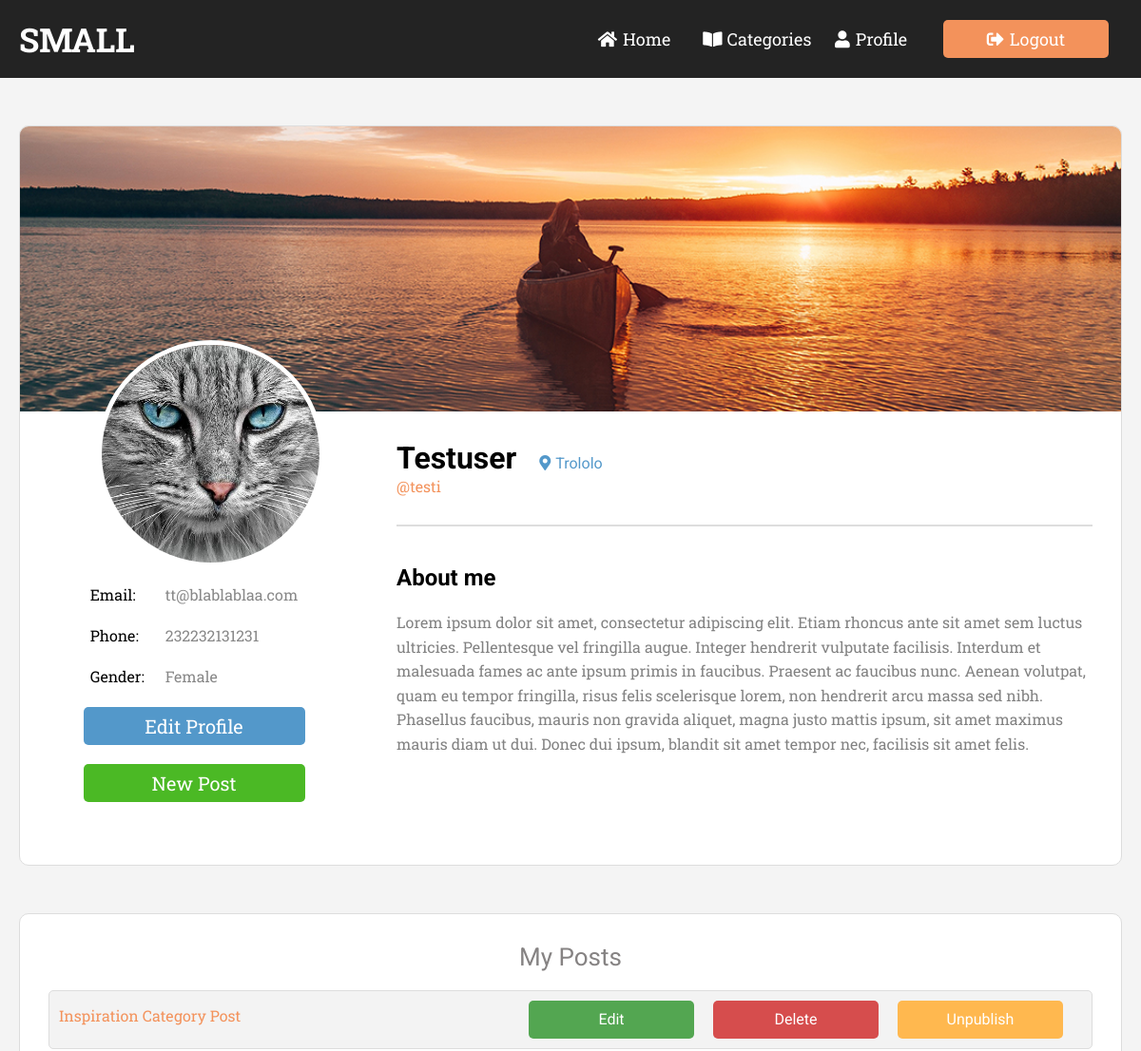
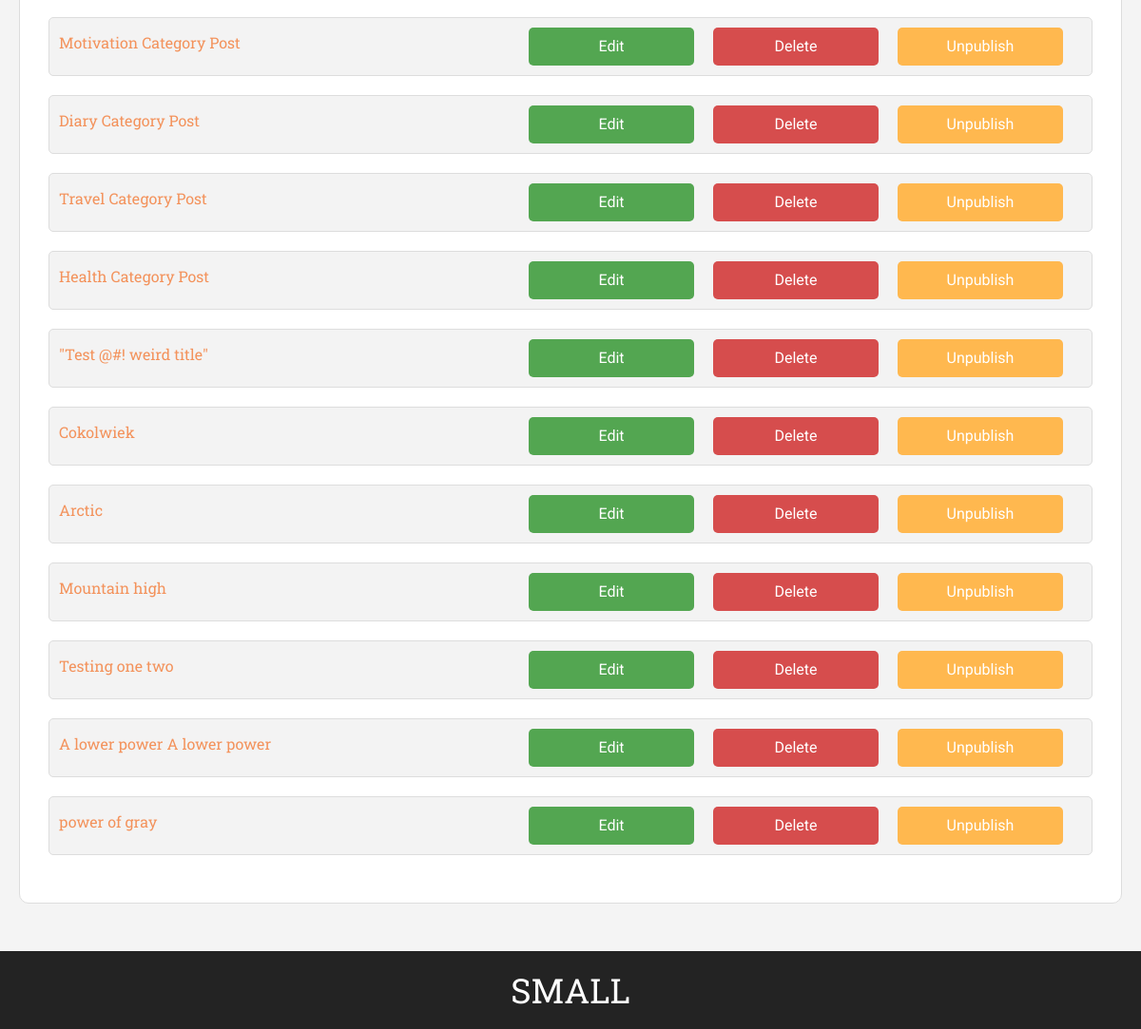
Page /profile.php (signed in) on the committed database (2 pictures, top to bottom).
### tables this page shows
CREATE TABLE `posts` (
  `id` int(11) NOT NULL,
  `user_id` int(11) DEFAULT NULL,
  `title` varchar(255) NOT NULL,
  `slug` varchar(255) NOT NULL,
  `views` int(11) NOT NULL DEFAULT '0',
  `image` varchar(255) NOT NULL DEFAULT 'defaultpostimg.png',
  `body` text NOT NULL,
  `published` tinyint(1) NOT NULL DEFAULT '0',
  `created_at` timestamp NOT NULL DEFAULT CURRENT_TIMESTAMP,
  `updated_at` timestamp NULL DEFAULT NULL ON UPDATE CURRENT_TIMESTAMP
);

### include/public_functions.php (called while the page is built, shortened)
<?php
function getPostListByLoggedUser(){
	global $conn;
	$id = $_SESSION['user']['id'];
	$sql = "SELECT * FROM posts WHERE user_id = $id";
	$posts = mysqli_query($conn, $sql);
	return $posts;
}
?>

### profile.php (the view, shortened to what this page needs)
 <?php  include('config.php'); ?>
 <?php require_once( ROOT_PATH . '/include/public_functions.php')?>
<?php include('include/header_section.php')?>
  </head>
  <body>
<?php include('include/navbar.php')?>
<?php $posts = getPostListByLoggedUser() ?>
    <main>
      <div class="container">
        <div class="profile-card">
          <div class="profilecard-bg"></div>
          <div class="profilecard-bottom">
            <div class="profilecard-bottom-left">
              <img src="<?php echo BASE_URL . '/static/profile_img/' . $_SESSION['user']['profile_pic']?>" alt="pf" />
              <table>
                <tbody>
                  <tr>
                    <td>Email:</td>
                    <td class="per-info"><?php echo $_SESSION['user']['email'] ?></td>
                  </tr>
                  <tr>
                    <td>Phone:</td>
                    <td class="per-info"><?php echo $_SESSION['user']['phone'] ?></td>
                  </tr>
                  <tr>
                    <td>Gender:</td>
                    <td class="per-info"><?php
                    if(isset($_SESSION['user']["gender"])){
                     echo $_SESSION['user']['gender'];
                    }else{
                      echo '<a class="add-info" href="editProfile.php">Add gender</a>';
                    }
                    ?></td>
                  </tr>
                </tbody>
              </table>
              <div class="left-btn">
                <a href="editProfile.php" class="btn edit">Edit Profile</a>
                <a href="createPost.php" class="btn new-post">New Post</a>
              </div>
            </div>
            <div class="profilecard-bottom-right">
              <h1 class="main-profile-name"><?php echo $_SESSION['user']['fname'] ?></h1>
              <span class="location"
                ><i class="fas fa-map-marker-alt"></i><?php
                    if(isset($_SESSION['user']["city"])){
                     echo $_SESSION['user']['city'];
                    }else{
                      echo '<a class="add-info" href="editProfile.php">Add city</a>';
                    }
                    ?></span
              >
              <h4 class="user-name">@<?php echo $_SESSION['user']['uname'] ?></h4>
              <hr />
              <h2 class="about-me-title">About me</h2>
              <p class="about-me">
                <?php
                    if(isset($_SESSION['user']["about"])){
                     echo $_SESSION['user']['about'];
                    }else{
                      echo '<a class="add-info" href="editProfile.php">Add about me</a>';
                    }
                    ?>
              </p>
            </div>
          </div>
        </div>
          <div class="my-posts">
          <h2>My Posts</h2>
            <ul class="buttons-list">
              <?php foreach($posts as $post) :?>
                    <li>
                      <div class="prof-article-name">
                        <a href='article.php?post-slug=<?php echo $post['slug']?>'><?php echo $post['title'] ?></a>
                     </div>
                      <div class="li-second">
                        <div class="buttons" >
                        <a href='<?php echo "createPost.php?slug=" . $post['slug'];?>' class='btn edit-btn'>Edit</a>
                      </div>
                      <div class="buttons" >
                        <a href="<?php echo "profile.php?delete=" . $post['id'] ?>"  class='btn delete-btn'>Delete</a>
                      </div>
                      <div class="buttons" >
                        <a href="<?php echo "profile.php?publish=" . $post['id'] ?>" class='btn publish-btn'>
                      <?php if($post['published']==='1'){
                          echo "Unpublish";
                        }elseif($post['published']==='0'){
                          echo "Publish";
                          };?>
                        </a>
                      </div>
                      </div>
                  </li>
              <?php endforeach ?>
          </ul>
        </div>
      </div>
    </main>
    <?php include('include/footer.php') ?>

### static/css/style.css (style rules this page uses)
:root { --slab: "Roboto Slab", serif; --regular: "Roboto", sans-serif; --primary: #f3925b; }
* { padding: 0; margin: 0; box-sizing: border-box; }
body { font-family: var(--regular); background: #f4f4f4; }
a { text-decoration: none; }
ul { list-style: none; }
img { width: 100%; height: 100%; object-fit: cover; }
.container { max-width: 1400px; width: 100%; margin: auto; padding: 0 20px; }
.btn { display: inline-block; min-width: 174px; height: 40px; text-align: center; background: #f3925b; color: #fff; line-height: 40px; border-radius: 5px; border: none; cursor: pointer; }
.edit { background: #5398ca; }
.new-post { background: #4bb925; }
.profile-card { width: 100%; height: 779px; background: #fff; border-radius: 10px; border: 1px solid #ddd; margin: 50px 0; overflow: hidden; }
.profilecard-bg { height: 300px; background: url("../img/5.jpg") no-repeat center center/cover; }
.profilecard-bottom { display: flex; height: 478px; }
.profilecard-bottom-left { position: relative; flex: 1; font-family: var(--slab); }
.profilecard-bottom-left img { position: absolute; width: 239px; height: 239px; border: 5px solid #fff; border-radius: 50%; top: -75px; left: 81px; }
.profilecard-bottom-left table { margin: 170px auto 10px; width: 60%; height: 117px; }
.profilecard-bottom-left table td { padding: 10px; }
.profilecard-bottom-left .btn { display: block; margin: auto; width: 233px; margin-bottom: 20px; font-size: 20px; font-family: var(--slab); }
.profilecard-bottom-left .left-btn { height: 198px; }
.per-info { color: #888888; }
.profilecard-bottom-right { flex: 2; padding: 30px; }
.profilecard-bottom-right .main-profile-name { display: inline-block; }
.profilecard-bottom-right .location { margin-left: 20px; color: #5398ca; }
.profilecard-bottom-right hr { border: 1px solid #ddd; margin: 30px 0; }
.profilecard-bottom-right .location i { margin-right: 5px; }
.profilecard-bottom-right .user-name { font-family: var(--slab); color: var(--primary); font-weight: 400; }
.profilecard-bottom-right .about-me-title { margin: 40px 0 20px; }
.profilecard-bottom-right .about-me { font-size: 16px; line-height: 1.6; color: #828282; font-family: var(--slab); }
.my-posts { background: #fff; border: 1px solid #ddd; padding: 30px; border-radius: 10px; margin-bottom: 50px; }
.my-posts h2 { text-align: center; font-size: 26px; color: #868383; font-weight: 400; margin-bottom: 20px; }
.buttons-list li { display: flex; align-items: center; justify-content: space-between; margin-bottom: 20px; background: #f3f3f3; border: 1px solid #ddd; border-radius: 5px; padding: 10px; }
.buttons-list li .li-second { display: flex; }
.buttons-list li .prof-article-name { margin-bottom: 10px; text-align: center; }
.buttons-list li .prof-article-name a { color: var(--primary); font-family: var(--slab); }
.buttons a { flex: 1; margin-right: 20px; }
.buttons .edit-btn { background: #53a651; }
.buttons .delete-btn { background: #d64d4d; }
.buttons .publish-btn { background: #ffb84f; }

### rows in the picture
posts: title "Inspiration Category Post", published "Unpublish"
posts: title "Motivation Category Post", published "Unpublish"
posts: title "Diary Category Post", published "Unpublish"
posts: title "Travel Category Post", published "Unpublish"
posts: title "Health Category Post", published "Unpublish"
posts: title "\"Test @#! weird title\"", published "Unpublish"
posts: title "Cokolwiek", published "Unpublish"
posts: title "Arctic", published "Unpublish"
posts: title "Mountain high", published "Unpublish"
posts: title "Testing one two", published "Unpublish"
posts: title "A lower power A lower power", published "Unpublish"
posts: title "power of gray", published "Unpublish"

### other values in the picture
$_SESSION['user']['email'] "tt@blablablaa.com"
$_SESSION['user']['phone'] "232232131231"
$_SESSION['user']['gender'] "Female"
$_SESSION['user']['fname'] "Testuser"
$_SESSION['user']['city'] "Trololo"
$_SESSION['user']['uname'] "testi"
